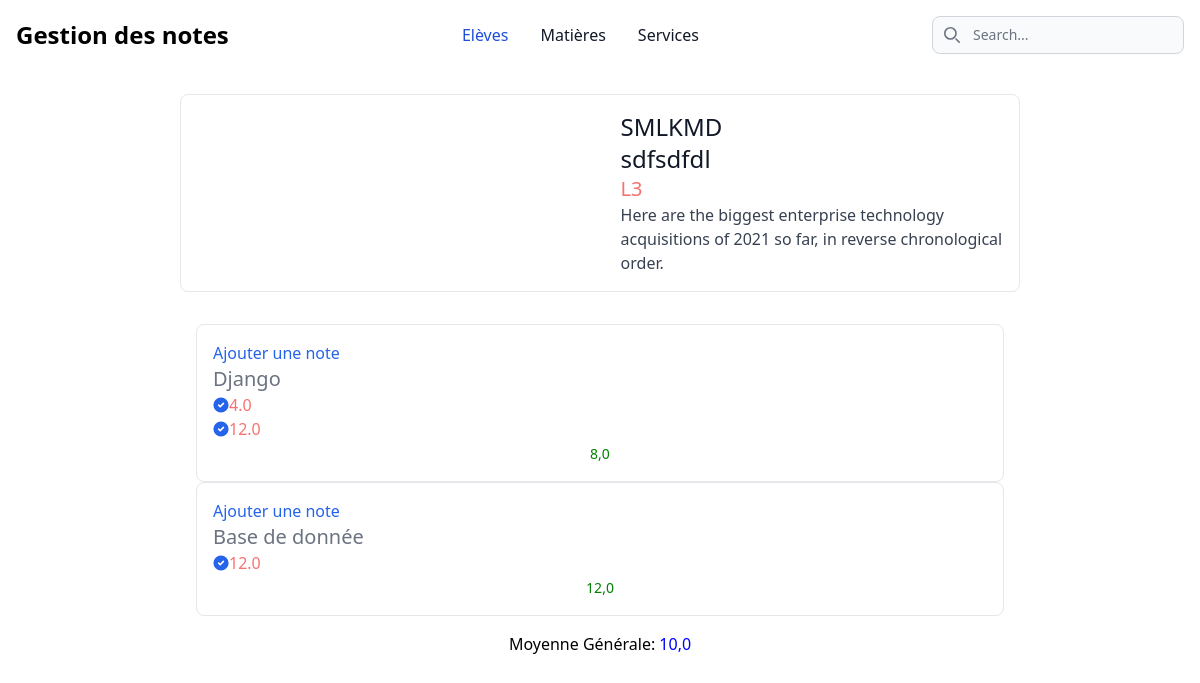
The page /notes/eleve/SMsdM2023-11-21/ (signed in) on the database its author committed.
### notes/models.py (models this page shows, shortened)
class Personne(models.Model):
    nom = models.CharField(max_length=50)
    prenom = models.CharField(max_length=50)
    date_naissance = models.DateField()
    user = models.OneToOneField(User, on_delete=models.CASCADE)
    sexe = models.CharField(max_length=100,choices=(('M','Masculin'),('F','Feminin')))
    class Meta:
        abstract = True

class Eleve(Personne):
    id_eleve = models.CharField(primary_key=True,max_length=50)
    niveau = models.ForeignKey(Niveau,on_delete=models.CASCADE)
    class Meta:
        verbose_name_plural = "Elèves"

class Niveau(models.Model):
    nom = models.CharField(unique=True,max_length=2)
    class Meta:
        verbose_name_plural = "Niveaux"
    def __str__(self) -> str:
        return self.nom

class Matiere(models.Model):
    nom = models.CharField(unique=True,max_length=50)
    enseignant = models.ForeignKey(Enseignant,on_delete=models.CASCADE)
    niveaus = models.ManyToManyField('Niveau')
    class Meta:
        verbose_name_plural = "Matières"

class Note(models.Model):
    valeur = models.FloatField(null=True)
    eleve = models.ForeignKey(Eleve,on_delete=models.CASCADE)
    matiere = models.ForeignKey(Matiere,on_delete=models.CASCADE)
    def __str__(self) -> str:
        return str(self.valeur)

### notes/views.py (the view)
# urls.py: path('eleve/<str:id>/', views.eleve, name="eleve"),
@login_required(login_url="/accounts/login/")
@permission_required("notes.view_eleve")
def eleve(request, id):
    moyennes = []
    try:
        eleve = Eleve.objects.get(id_eleve=id)
        matieres = eleve.niveau.matiere_set.all()
        dict_notes =[]
        list_notes = []
        table_sup = []
        for matiere in matieres:
            table_matiere = []
            table_matiere.append(matiere.nom)
            table_matiere.append(matiere.id)
            note_eleve = matiere.note_set.filter(eleve = eleve,matiere=matiere)
            for note in note_eleve:
                list_notes.append(note)
            table_sup.append(table_matiere)
            table_sup.append(list_notes)
            moyenne = matiere.note_set.filter(eleve = eleve).aggregate(Avg('valeur',default=0))['valeur__avg']
            moyennes.append(moyenne)
            table_matiere.append(moyenne)
            dict_notes.append(table_sup)
            list_notes = []
            table_sup = []
            table_matiere = []
        moyennne_generale = moyenne_generale_eleve(moyennes)
        context = {
            'eleve': eleve,
            'matieres':zip(moyennes,matieres),
            "moyenne_generale":moyennne_generale,
            "matiere_notes":dict_notes
        }
    except Eleve.DoesNotExist:
        raise Http404("Cet eleve n'existe pas")
    return render(request, 'eleves/details.html',context )

### notes/methodes/methods_eleve.py (called while the page is built)
def moyenne_generale_eleve(moyennes):
    try:
        moyenne = sum(moyennes) / len(moyennes)
    except:
        pass
    return moyenne

### notes/templates/eleves/details.html (shortened to what this page needs)
{% extends 'base.html' %} {% block content %}
<a href="#"
    class="flex flex-col items-center bg-white border border-gray-200 rounded-lg shadow md:flex-row md:max-w-xl hover:bg-gray-100 dark:border-gray-700 dark:bg-gray-800 dark:hover:bg-gray-700">
    <div class="flex flex-col justify-between p-4 leading-normal">
        <h5 class="mb-2 text-2xl font-bold tracking-tight text-gray-900 dark:text-white">
            {{ eleve.nom|upper }}
        </h5>
        <h6 class="mb-2 text-2xl font-bold tracking-tight text-gray-900 dark:text-white">
            {{ eleve.prenom }}
        </h6>
        <span class="text-xl text-red-400">{{ eleve.niveau }}</span>
        <p class="mb-3 font-normal text-gray-700 dark:text-gray-400">
            Here are the biggest enterprise technology acquisitions of 2021 so far, in
            reverse chronological order.
        </p>
    </div>
</a>
<div style="margin-top: 1rem;padding: 1rem;"
    class="grid grid-cols-1 grid-rows-1 md:grid-cols-4">
    {% for matiere in matiere_notes %}
    <div
        class=" w-full max-w-sm p-4 m-1  bg-white border border-gray-200 rounded-lg shadow sm:p-8 dark:bg-gray-800 dark:border-gray-700">
        <a href="{% url 'notes:add_note' eleve.id_eleve matiere.0.1 %}"
        class="font-medium text-blue-600 dark:text-blue-500 hover:underline">Ajouter une note</a>
        <h5 class="mb-4 text-xl font-medium text-gray-500 dark:text-gray-400">{{ matiere.0.0 }}</h5>
        <ul role="list" class="space-y-5 my-7">
            {% for note in matiere.1 %}
            <li class="flex items-center">
                <span class="text-base font-normal leading-tight text-red-400 dark:text-red-400 ms-3">{{ note }}</span>
            </li>
            {% endfor %}
            {% if matiere.0.2 != 0.0 %}
            <h4  style="color: green;" class="text-green-600  rounded-lg text-sm px-5 py-2.5 inline-flex justify-center w-full text-center">{{ matiere.0.2 }}</h4>
            {% endif %}
        </ul>
    </div>
    {% endfor %}
</div>
<h1 style=" text-align: center;" class="border-gray-200 rounded-lg">Moyenne Générale: <span style="color: blue;">{{ moyenne_generale }}</span></h1>
{% endblock content %}

### rows shown on the page
Eleve: nom "SMLKMD", prenom "sdfsdfdl", niveau "L3"
Matiere: nom "Django"
Note: valeur "4.0"
Note: valeur "12.0"
Matiere: nom "Base de donnée"
Note: valeur "12.0"

### other values the page prints
{{ matiere.0.2 }} "8,0" "12,0"
{{ moyenne_generale }} "10,0"
